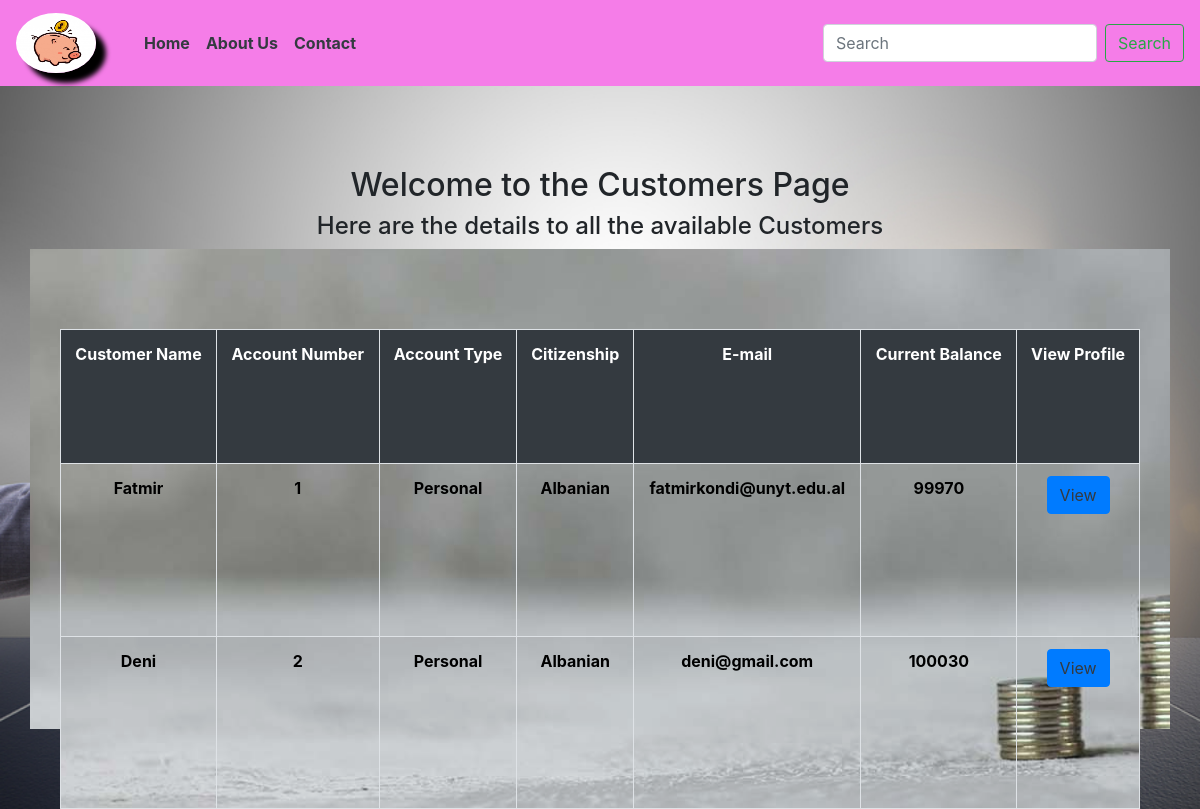
Before: /allcust.php with the older database file.
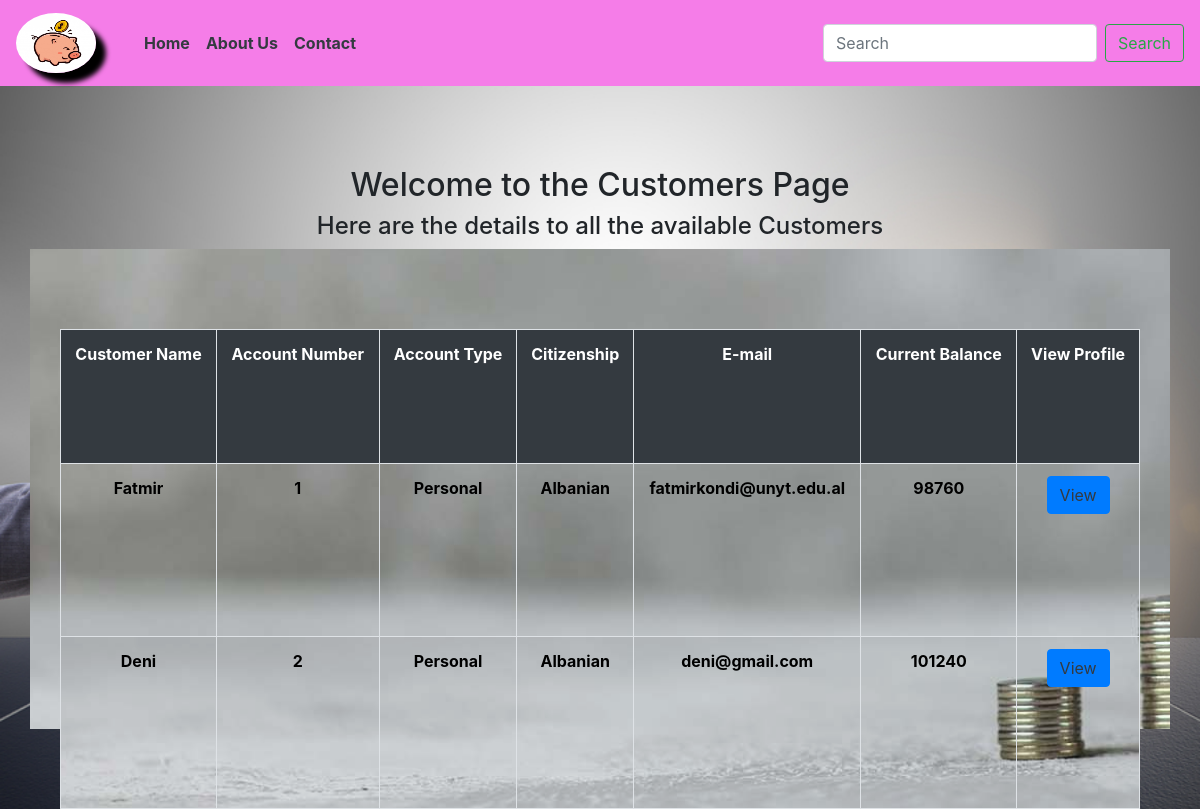
After: the same page with the newer database file.
### tables this page shows
CREATE TABLE `customer` (
  `accNo` varchar(255) NOT NULL,
  `accType` varchar(255) DEFAULT NULL,
  `citizenship` varchar(255) DEFAULT NULL,
  `cname` varchar(255) DEFAULT NULL,
  `currentBalance` bigint(20) DEFAULT NULL,
  `email` varchar(255) DEFAULT NULL
);

### allcust.php (the view, shortened to what this page needs)
<!DOCTYPE html>
<html lang="en">
<head>
  <!doctype html>
  <html lang="en">
  <head>
    <link rel="stylesheet" type="text/css" href="//cdn.jsdelivr.net/npm/slick-carousel@1.8.1/slick/slick.css" />
    <link rel="stylesheet" href="https://cdn.jsdelivr.net/npm/bootstrap@4.5.3/dist/css/bootstrap.min.css"
>
    <link rel="stylesheet" href="./styles/main.css" media="all">
    <link rel="stylesheet" href="./styles/all.min.css" media="all">
    <link rel="stylesheet" href="./styles/fontawesome.min.css" media="all">
  </head>
<body>
</body>
</html>
</head>
<body class="fac">
  <section class="navbar1">
    <nav class="navbar navbar-expand-lg navbar-light">
      <a class="navbar-brand" href="index.php"><img src="./img/logo.jpg" class="logo"></a>
      <div class="collapse navbar-collapse" id="navbarSupportedContent">
        <ul class="navbar-nav mr-auto pl-4">
          <li class="nav-item active">
            <a class="nav-link text-dark" href="index.php">Home <span class="sr-only">(current)</span></a>
          </li>
          <li class="nav-item">
            <a class="nav-link text-dark" href="aboutus.html">About Us</a>
          </li>
          <li class="nav-item">
            <a class="nav-link text-dark" href="contactus.html">Contact</a>
          </li>
        </ul>
        <form class="form-inline my-2 my-lg-0">
          <input class="form-control mr-sm-2" type="search" placeholder="Search" aria-label="Search">
          <a href="search.html" class="btn btn-outline-success my-2 my-sm-0">Search
         </a>
         </form>
    </nav>
  </section>
<center style="margin-top:5rem;">
  <h2>Welcome to the Customers Page</h2>
<h4>Here are the details to all the available Customers</h4>
</center>
 <div class="container cs">
 <div class="col-lg-12">
 <br><br>
 <br>
 <table  id="tabledata" class=" table table-striped table-hover table-bordered cs">
 <tr class="bg-dark text-white text-center" >
 <th>Customer Name </th>
 <th>Account Number </th>
 <th>Account Type </th>
 <th>Citizenship</th>
 <th>E-mail</th>
 <th>Current Balance</th>
 <th>View Profile</th>
 </tr >
 <?php
include('connection.php');
$query="SELECT * FROM customer";
$query_run= mysqli_query($con,$query);
 while($res = mysqli_fetch_array($query_run)){
  ?>
 <tr class="text-center" style="color:black; font-weight:bold;">
 <td> <?php echo $res['cname'];  ?> </td>
 <td> <?php echo $res['accNo'];  ?> </td>
 <td> <?php echo $res['accType'];  ?> </td>
 <td> <?php echo $res['citizenship'];  ?> </td>
 <td> <?php echo $res['email'];  ?> </td>
 <td> <?php echo $res['currentBalance'];  ?> </td>
 <td> <button class="btn-primary btn"> <a href="view.php? accNo=<?php echo $res['accNo']; ?>" class="text-dark "> View </a>  </button> </td>
 </tr>
 <?php
 }
  ?>
 </table>
</body>
</html>
 </body>
 </html>

Changed rows visible on the page:
changed customer "Fatmir": currentBalance "99970" → "98760"
changed customer "Deni": currentBalance "100030" → "101240"
